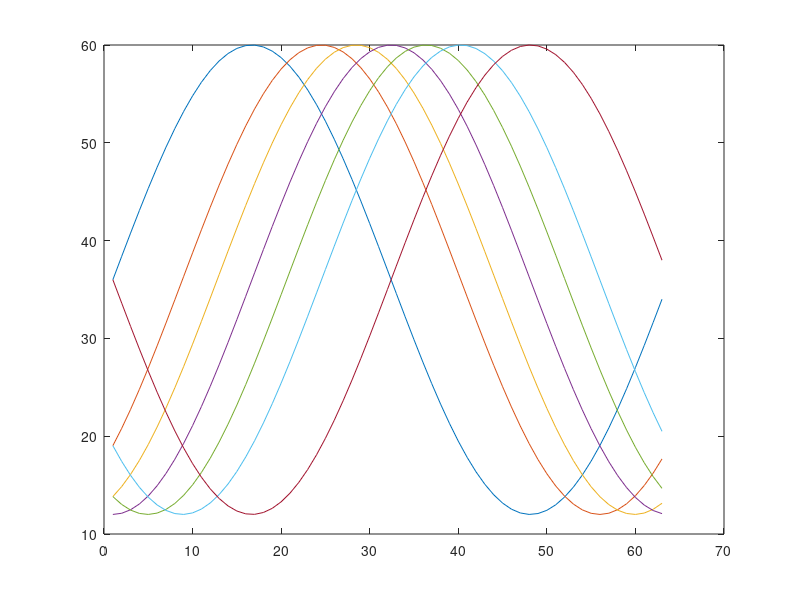
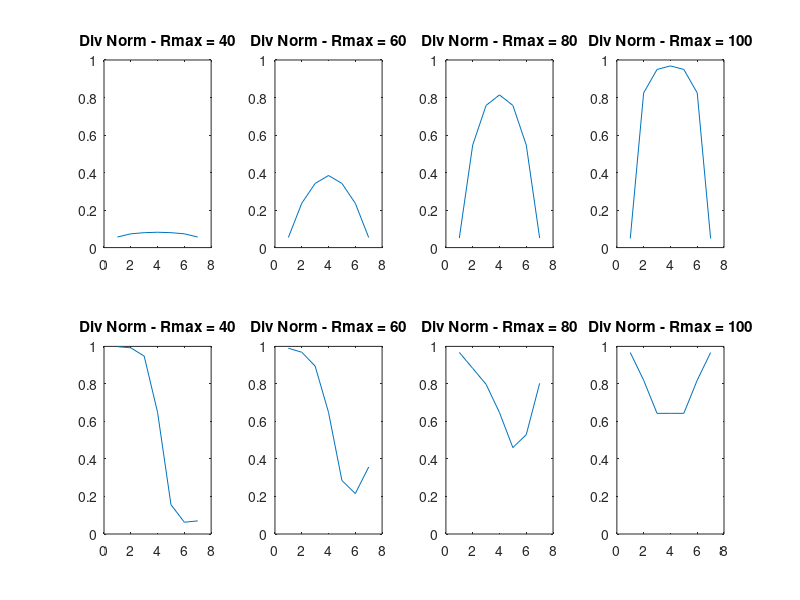
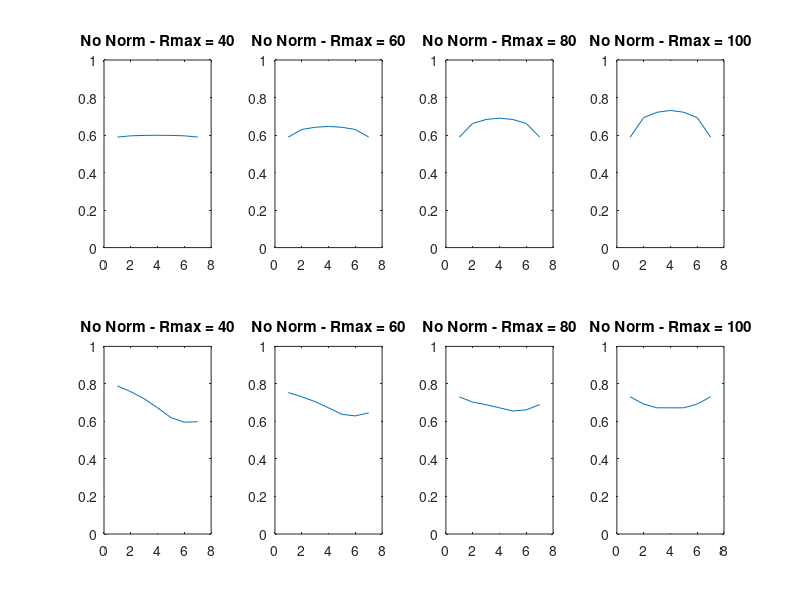

MATLAB code for these plots, in order:
% Psych268A - Fall 2016
% Midterm Exam
%   Demontrate divisive normalization in a small network
function jk_midterm_divisive_normalization

% Preferred Directions
global pd;
pd = [ -pi/2 -pi/4 -pi/8 0 pi/8 pi/4 pi/2 ];

% Baseline Firing Rate
global r0;
r0 = 36;

% Calculate the cosine tuning curves for visualization purposes
for i = 1:size(pd,2)
    inx = 0;
    for j = -pi:0.1:pi
        inx = inx + 1;
        r(inx) = cosineTuning (j, r0, 60, pd(i));
    end
    plot(r)
    hold on
end

% Give a range of maximum firing rates to simulate contrast. Low rMax
% represents low contrast and high rMax represents high contrast
rMax = [40, 60, 80, 100 ];

figure;

% Replicate Figure 3e from Carandini and Heeger
%   Top row has one stimulus
stimulus = 0;
for i = 1:size(rMax,2)
    fr = runDivisiveNormalization(rMax(i), stimulus, 1);
    subplot(2,size(rMax,2),i)
    plot(fr)
    axis([0 size(fr,2)+1 0 1])
    title(['Div Norm - Rmax = ', num2str(rMax(i))])
end

%   Bottom row has two stimuli
stimulus = [pi/2; -pi/2];
for i = 1:size(rMax,2)
    fr = runDivisiveNormalization(rMax(i), stimulus, 1);
    subplot(2,size(rMax,2),i+size(rMax,2))
    plot(fr)
    axis([0 size(fr,2)+1 0 1])
    title(['Div Norm - Rmax = ', num2str(rMax(i))])
end

figure;

% Re-run the model without normalization
stimulus = 0;
for i = 1:size(rMax,2)
    fr = runDivisiveNormalization(rMax(i), stimulus, 0);
    subplot(2,size(rMax,2),i)
    plot(fr)
    axis([0 size(fr,2)+1 0 1])
    title(['No Norm - Rmax = ', num2str(rMax(i))])
end

stimulus = [pi/2; -pi/2];
for i = 1:size(rMax,2)
    fr = runDivisiveNormalization(rMax(i), stimulus, 0);
    subplot(2,size(rMax,2),i+size(rMax,2))
    plot(fr)
    axis([0 size(fr,2)+1 0 1])
    title(['No Norm - Rmax = ', num2str(rMax(i))])
end

end

function fr = runDivisiveNormalization(rMax, stimulus, divisiveNormalization)

global r0
global pd;
numInput = size(pd,2);
numOutput = numInput;
numInhibitory = 1;
nInput = zeros(1,numInput);
nOutput = zeros(1,numOutput);
nInhibitory = zeros(1,numInhibitory);
rHighContrast = 100;

gain = 0.1;

% If there is not divisive normalization set the weights lower to get good
% activity levels. Using the same weights maxed out activity for all
% neurons.
if divisiveNormalization
    W_INP_OUT = 1;
else
    W_INP_OUT = 0.10;
end
wInpOut = zeros(numInput,numOutput);
for i = 1:numInput
    wInpOut(i,i) = W_INP_OUT;
end

% There is a many to one projection from the input neurons to the inhibitory
% neuron. So, the weight is relatively weak.
W_INP_INH = 0.002;
wInpInh = zeros(numInput,numInhibitory);
for i = 1:numInput
    for j = 1:numInhibitory
        wInpInh(i,j) = W_INP_INH;
    end
end

% There is a one to many projection from the inhibitory neuron to the output neurons.
% So the weight is negative and strong.
W_INH_OUT = -125;
wInhOut = zeros(numInhibitory,numOutput);
for i = 1:numInput
    for j = 1:numInhibitory
        wInhOut(i,j) = W_INH_OUT;
    end
end


T = 10;
for ts = 1:T
    
    % Make a copy of the previous activity. Use this when calculating
    % activity
    nInhibitoryPrev = nInhibitory;
    nInputPrev = nInput;
    
    % Get the firing rate, based on a cosine tuning curve, for each input neuron.
    for i = 1:numInput
        
        % If there are 2 stimuli, the second stimulus is a high contrast
        % input.
        if size(stimulus,1) == 2
            nInput(i) = cosineTuning(stimulus(1), r0, rMax, pd(i)) + cosineTuning(stimulus(2), r0, rHighContrast, pd(i));
        else
            nInput(i) = cosineTuning(stimulus(1), r0, rMax, pd(i));
        end
    end
    
    % Get the inhibitory neuron activity. The synaptic input is from the 
    % input neuron activity times the weights. Use a sigmoid function to get the
    % activity. If there is no divisive normalization, set the inhibitory
    % activity to zero.
    for i = 1:numInhibitory
        if (divisiveNormalization)
            nInhibitory(i) = sigmoid( sum(nInputPrev .* wInpInh(i,:)) , gain);
        else
            nInhibitory(i) = 0;
        end
    end
    
    % Get the output neuron activity. The synaptic input comes from the
    % input layer and the inhibitory neuron. Run this through a sigmoid
    % function.
    for i = 1:numOutput
        nOutput(i) = sigmoid( sum( nInput .* wInpOut(i,:)) + sum(nInhibitoryPrev .* wInhOut(i,:)) , gain);
    end
end

fr = nOutput;

disp(['Rmax = ', num2str(rMax), ' Divisive Normalization = ', num2str(divisiveNormalization)])
fprintf(1,'   Input: ');
fprintf(1,'%3.3f ', nInput); fprintf('\n')
fprintf(1,'   Inhibitory: ');
fprintf(1,'%3.3f ', nInhibitory); fprintf('\n')
fprintf(1,'   Output: ');
fprintf(1,'%3.3f ', nOutput); fprintf('\n')
fprintf('\n')

end

function s = sigmoid(synIn, gain)

s = 1/(1 + exp(-gain*synIn));

end

function f = cosineTuning (input, r0, rMax, sMax)

f = max(0, r0 + (rMax - r0) * cos(input - sMax));

end